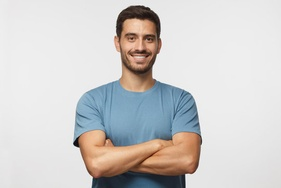
#> input picture Thai_tuan_TH3/Anh.jpg, 281 x 188 px, shrunk from 540 x 360 before the run, found by its file name
$ python Cau02.py
#> lines starting #> are read from the running program, lines starting #| are printed output that depends on the picture
import cv2
import matplotlib.pyplot as plt
from Anh import Anh

img = cv2.imread(Anh)
#> img is the input picture: shape (188, 281, 3); mean B, G, R 204, 205.1, 207.1
h,w = img.shape[:2]
#> h = 188; w = 281
crop = img[:, :w//2]
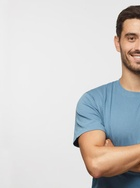
#> crop: shape (188, 140, 3); mean B, G, R 204.7, 205.7, 207.5
gray_crop = cv2.cvtColor(crop, cv2.COLOR_BGR2GRAY)
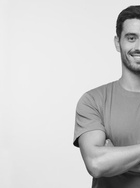
#> gray_crop: shape (188, 140); min 0, max 250, mean 206.1
negative_crop = 255 - crop
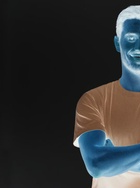
#> negative_crop: shape (188, 140, 3); mean B, G, R 50.3, 49.3, 47.5


plt.figure(figsize=(10, 5))

plt.subplot(2, 2, 1)
plt.imshow(cv2.cvtColor(img, cv2.COLOR_BGR2RGB))
plt.title('Anh goc')
plt.axis('off')

plt.subplot(2, 2, 2)
plt.imshow(cv2.cvtColor(crop, cv2.COLOR_BGR2RGB))
plt.title('Cat anh')
plt.axis('off')

plt.subplot(2, 2, 3)
plt.imshow(gray_crop, cmap='gray')
plt.title('Anh xam')
plt.axis('off')

plt.subplot(2, 2, 4)
plt.imshow(cv2.cvtColor(negative_crop, cv2.COLOR_BGR2RGB))
plt.title('Anh nghich dao')
plt.axis('off')

plt.show()
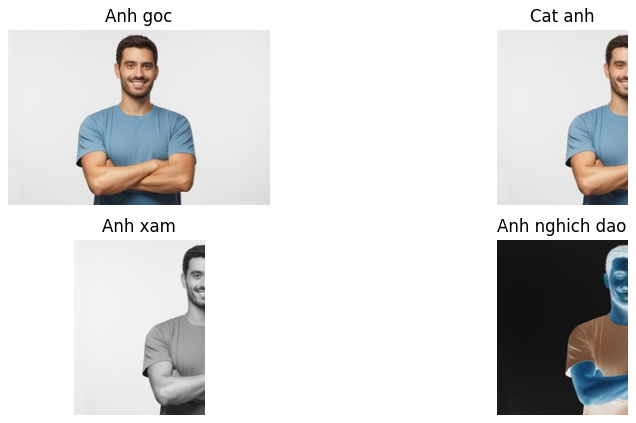
#> figure drawn by matplotlib, 4 panels
